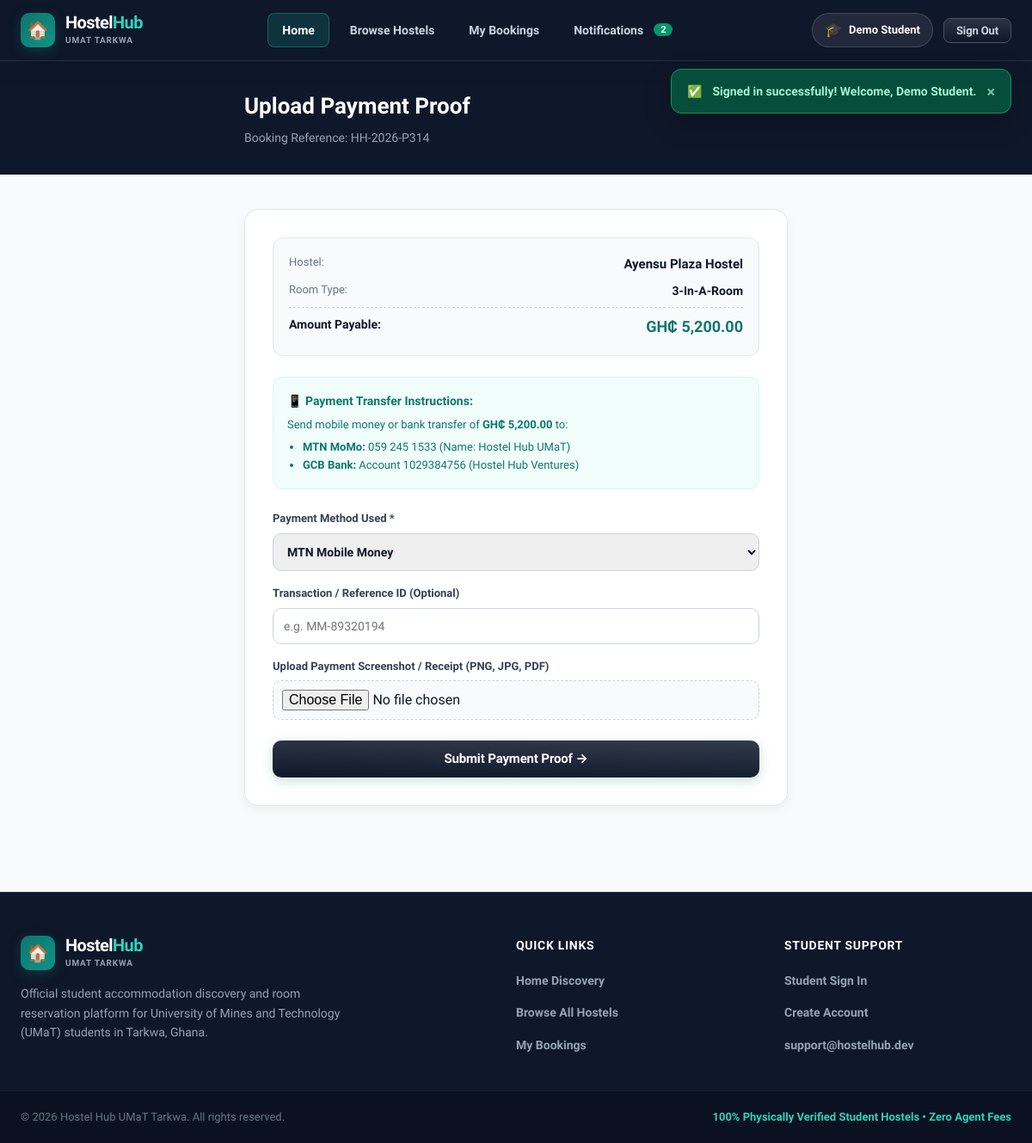
The app's page /payment.php?booking_id=2 (signed in) with its own data.
### tables this page shows
CREATE TABLE `students` (
  `id` INT AUTO_INCREMENT PRIMARY KEY,
  `name` VARCHAR(100) NOT NULL,
  `email` VARCHAR(120) NOT NULL UNIQUE,
  `password_hash` VARCHAR(255) NOT NULL,
  `phone` VARCHAR(30) NOT NULL,
  `student_index` VARCHAR(50) DEFAULT '',
  `institution` VARCHAR(120) DEFAULT 'University of Mines and Technology (UMaT)',
  `faculty` VARCHAR(100) DEFAULT 'Faculty of Engineering',
  `department` VARCHAR(100) DEFAULT 'Mining Engineering',
  `level` VARCHAR(50) DEFAULT 'Level 300',
  `created_at` DATETIME DEFAULT CURRENT_TIMESTAMP
);

CREATE TABLE `bookings` (
  `id` INT AUTO_INCREMENT PRIMARY KEY,
  `booking_reference` VARCHAR(50) NOT NULL UNIQUE,
  `student_id` INT NOT NULL,
  `hostel_id` INT NOT NULL,
  `room_id` INT DEFAULT NULL,
  `room_type` VARCHAR(50) NOT NULL,
  `amount` DECIMAL(10,2) NOT NULL,
  `status` ENUM('pending', 'confirmed', 'cancelled') NOT NULL DEFAULT 'pending',
  `payment_status` ENUM('unpaid', 'pending_verification', 'paid') NOT NULL DEFAULT 'unpaid',
  `payment_method` VARCHAR(50) DEFAULT 'MTN Mobile Money',
  `payment_proof` VARCHAR(255) DEFAULT NULL,
  `transaction_ref` VARCHAR(100) DEFAULT NULL,
  `check_in_period` VARCHAR(50) DEFAULT '2026/2027 Academic Year',
  `created_at` DATETIME DEFAULT CURRENT_TIMESTAMP,
  FOREIGN KEY (`student_id`) REFERENCES `students`(`id`) ON DELETE CASCADE,
  FOREIGN KEY (`hostel_id`) REFERENCES `hostels`(`id`) ON DELETE CASCADE
);

CREATE TABLE `hostels` (
  `id` INT AUTO_INCREMENT PRIMARY KEY,
  `location_id` INT DEFAULT NULL,
  `name` VARCHAR(120) NOT NULL,
  `location_name` VARCHAR(100) NOT NULL,
  `address` VARCHAR(255) NOT NULL,
  `price_per_year` DECIMAL(10,2) NOT NULL,
  `distance_km` DECIMAL(4,2) DEFAULT 1.00,
  `maps_url` TEXT,
  `facilities` TEXT COMMENT 'Comma separated list of facilities',
  `description` TEXT,
  `photos` TEXT COMMENT 'Comma separated list of image URLs',
  `is_published` TINYINT(1) DEFAULT 1,
  `created_at` DATETIME DEFAULT CURRENT_TIMESTAMP,
  FOREIGN KEY (`location_id`) REFERENCES `locations`(`id`) ON DELETE SET NULL
);

### includes/auth.php (called while the page is built, shortened)
<?php
function get_logged_in_student() {
    $db = getDB();
    $stmt = $db->prepare("SELECT id, name, email, phone, student_index, institution, faculty, department, level, created_at FROM students WHERE id = :id");
    $stmt->execute([':id' => $_SESSION['student_id']]);
    return $stmt->fetch() ?: null;
}

### includes/functions.php (called while the page is built, shortened)
<?php
function format_currency($amount) {
    return 'GH₵ ' . number_format((float)$amount, 2);
}
function sanitize($data) {
    return htmlspecialchars(trim((string)$data), ENT_QUOTES, 'UTF-8');
}
function get_unread_notifications_count($student_id) {
    $db = getDB();
    $stmt = $db->prepare("SELECT COUNT(*) AS cnt FROM notifications WHERE student_id = :sid AND is_read = 0");
    $stmt->execute([':sid' => $student_id]);
    $res = $stmt->fetch();
    return (int)($res['cnt'] ?? 0);
}

### payment.php (the view, shortened to what this page needs)
<?php
require_once __DIR__ . '/includes/header.php';
require_once __DIR__ . '/includes/navbar.php';
$student = get_logged_in_student();
$db = getDB();
$bookingId = isset($_REQUEST['booking_id']) ? (int)$_REQUEST['booking_id'] : 0;
$stmt = $db->prepare("SELECT b.*, h.name as hostel_name FROM bookings b JOIN hostels h ON b.hostel_id = h.id WHERE b.id = :id AND b.student_id = :sid");
$stmt->execute([':id' => $bookingId, ':sid' => $student['id']]);
$booking = $stmt->fetch();
?>
<div style="background: #0F172A; color: #FFFFFF; padding: 32px 0;">
  <div class="container" style="max-width: 680px; margin: 0 auto; padding: 0 24px;">
    <h1 style="font-size: 26px; font-weight: 900;">Upload Payment Proof</h1>
    <p style="color: #94A3B8; font-size: 14px; margin-top: 4px;">Booking Reference: <?= sanitize($booking['booking_reference']) ?></p>
  </div>
</div>
<main style="padding: 40px 0; background: #F8FAFC; min-height: 75vh;">
  <div class="container" style="max-width: 680px; margin: 0 auto; padding: 0 24px;">
    <div style="background: #FFFFFF; border: 1px solid #E2E8F0; border-radius: 16px; padding: 32px; box-shadow: 0 4px 12px rgba(15,23,42,0.05);">
      <div style="background: #F8FAFC; border: 1px solid #E2E8F0; border-radius: 12px; padding: 18px; margin-bottom: 24px;">
        <div style="display: flex; justify-content: space-between; margin-bottom: 8px;">
          <span style="font-size: 13px; color: #64748B;">Hostel:</span>
          <strong style="font-size: 15px; color: #0F172A;"><?= sanitize($booking['hostel_name']) ?></strong>
        </div>
        <div style="display: flex; justify-content: space-between; margin-bottom: 8px;">
          <span style="font-size: 13px; color: #64748B;">Room Type:</span>
          <strong style="font-size: 14px; color: #0F172A; text-transform: capitalize;"><?= sanitize($booking['room_type']) ?></strong>
        </div>
        <div style="display: flex; justify-content: space-between; padding-top: 8px; border-top: 1px dashed #CBD5E1;">
          <span style="font-size: 14px; font-weight: 700; color: #0F172A;">Amount Payable:</span>
          <strong style="font-size: 18px; font-weight: 900; color: #0F766E;"><?= format_currency($booking['amount']) ?></strong>
        </div>
      </div>
      <div style="background: #F0FDFA; border: 1px solid #CCFBF1; border-radius: 12px; padding: 16px; margin-bottom: 24px; font-size: 13px; color: #0F766E; line-height: 1.6;">
        <strong style="display: block; font-size: 14px; margin-bottom: 6px;">📱 Payment Transfer Instructions:</strong>
        Send mobile money or bank transfer of <strong><?= format_currency($booking['amount']) ?></strong> to:
        <ul style="margin: 6px 0 0 18px;">
          <li><strong>MTN MoMo:</strong> 059 245 1533 (Name: Hostel Hub UMaT)</li>
          <li><strong>GCB Bank:</strong> Account 1029384756 (Hostel Hub Ventures)</li>
        </ul>
      </div>
      <form action="<?= BASE_URL ?>payment.php" method="POST" enctype="multipart/form-data">
        <div style="margin-bottom: 16px;">
          <label style="display: block; font-size: 13px; font-weight: 700; color: #334155; margin-bottom: 6px;">Payment Method Used *</label>
          <select name="payment_method" style="width: 100%; padding: 12px; border: 1px solid #CBD5E1; border-radius: 10px; font-size: 14px; font-weight: 600;">
            <option value="MTN Mobile Money">MTN Mobile Money</option>
          </select>
        </div>
        <div style="margin-bottom: 16px;">
          <label style="display: block; font-size: 13px; font-weight: 700; color: #334155; margin-bottom: 6px;">Transaction / Reference ID (Optional)</label>
          <input type="text" name="transaction_ref" placeholder="e.g. MM-89320194" style="width: 100%; padding: 12px; border: 1px solid #CBD5E1; border-radius: 10px; font-size: 14px; outline: none;">
        </div>
        <div style="margin-bottom: 24px;">
          <label style="display: block; font-size: 13px; font-weight: 700; color: #334155; margin-bottom: 6px;">Upload Payment Screenshot / Receipt (PNG, JPG, PDF)</label>
          <input type="file" name="proof_file" accept=".jpg,.jpeg,.png,.pdf" style="width: 100%; padding: 10px; border: 1px dashed #CBD5E1; border-radius: 10px; background: #F8FAFC; cursor: pointer;">
        </div>
        <button type="submit" class="btn btn-primary" style="width: 100%; padding: 14px; font-size: 15px; font-weight: 700; border-radius: 10px;">
          Submit Payment Proof →
        </button>
      </form>
    </div>
  </div>
</main>
<?php require_once __DIR__ . '/includes/footer.php'; ?>

### includes/navbar.php (shortened to what this page needs)
<?php
require_once __DIR__ . '/auth.php';
require_once __DIR__ . '/functions.php';
$student = get_logged_in_student();
$unread = $student ? get_unread_notifications_count($student['id']) : 0;
$activePage = $active_page ?? 'home';
?>
<header class="app-header">
  <div class="header-inner container">
    <a href="<?= BASE_URL ?>index.php" class="brand">
      <div class="brand-icon">🏠</div>
      <div class="brand-text">
        <span class="brand-title">Hostel<span class="brand-accent">Hub</span></span>
        <span class="brand-subtitle">UMaT Tarkwa</span>
      </div>
    </a>
    <nav class="nav-links">
      <a href="<?= BASE_URL ?>index.php" class="nav-link <?= $activePage === 'home' ? 'active' : '' ?>">
        <span>Home</span>
      </a>
      <a href="<?= BASE_URL ?>hostels.php" class="nav-link <?= $activePage === 'hostels' ? 'active' : '' ?>">
        <span>Browse Hostels</span>
      </a>
      <?php if ($student): ?>
        <a href="<?= BASE_URL ?>bookings.php" class="nav-link <?= $activePage === 'bookings' ? 'active' : '' ?>">
          <span>My Bookings</span>
        </a>
        <a href="<?= BASE_URL ?>notifications.php" class="nav-link <?= $activePage === 'notifications' ? 'active' : '' ?>">
          <span>Notifications</span>
          <?php if ($unread > 0): ?>
            <span class="nav-badge"><?= $unread ?></span>
          <?php endif; ?>
        </a>
      <?php endif; ?>
    </nav>
    <div class="header-actions">
      <?php if ($student): ?>
        <div class="user-menu">
          <a href="<?= BASE_URL ?>profile.php" class="user-pill" title="View Student Profile">
            <span class="user-avatar">🎓</span>
            <span class="user-name"><?= sanitize($student['name']) ?></span>
          </a>
          <a href="<?= BASE_URL ?>logout.php" class="btn btn-outline btn-sm btn-logout">Sign Out</a>
        </div>
      <?php else: ?>
        <a href="<?= BASE_URL ?>login.php" class="btn btn-ghost">Sign In</a>
        <a href="<?= BASE_URL ?>register.php" class="btn btn-primary">Create Account</a>
      <?php endif; ?>
    </div>
  </div>
</header>

### records on screen
students: name "Demo Student"
bookings: booking_reference "HH-2026-P314", hostel.name "Ayensu Plaza Hostel", room_type "3-In-A-Room", amount "GH₵ 5,200.00"

### other values on screen
$unread "2"
$msg "Signed in successfully! Welcome, Demo Student."
